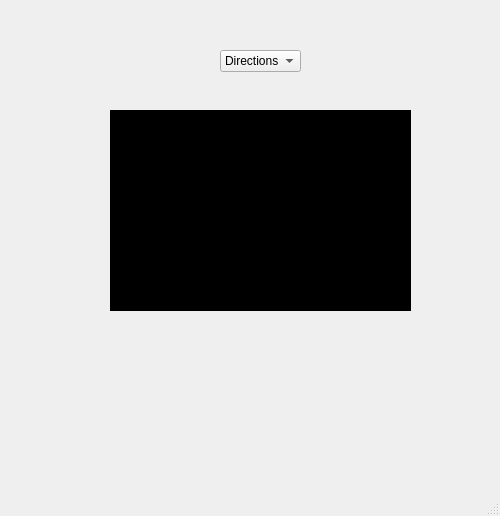
<?xml version="1.0" encoding="UTF-8"?>
<ui version="4.0">
 <class>ui_main</class>
 <widget class="QMainWindow" name="ui_main">
  <property name="geometry">
   <rect>
    <x>0</x>
    <y>0</y>
    <width>500</width>
    <height>516</height>
   </rect>
  </property>
  <property name="windowTitle">
   <string>sobel</string>
  </property>
  <widget class="QWidget" name="centralwidget">
   <widget class="QComboBox" name="comboBox">
    <property name="geometry">
     <rect>
      <x>220</x>
      <y>50</y>
      <width>81</width>
      <height>22</height>
     </rect>
    </property>
    <property name="editable">
     <bool>false</bool>
    </property>
    <property name="currentText">
     <string>Directions</string>
    </property>
    <item>
     <property name="text">
      <string>Directions</string>
     </property>
    </item>
    <item>
     <property name="text">
      <string>X</string>
     </property>
    </item>
    <item>
     <property name="text">
      <string>Y</string>
     </property>
    </item>
    <item>
     <property name="text">
      <string>XY</string>
     </property>
    </item>
   </widget>
   <widget class="QLabel" name="label_3">
    <property name="geometry">
     <rect>
      <x>110</x>
      <y>110</y>
      <width>301</width>
      <height>201</height>
     </rect>
    </property>
    <property name="styleSheet">
     <string notr="true">
background-color: rgb(0, 0, 0);</string>
    </property>
    <property name="text">
     <string/>
    </property>
   </widget>
  </widget>
  <widget class="QMenuBar" name="menubar">
   <property name="geometry">
    <rect>
     <x>0</x>
     <y>0</y>
     <width>500</width>
     <height>21</height>
    </rect>
   </property>
  </widget>
  <widget class="QStatusBar" name="statusbar"/>
 </widget>
 <resources/>
 <connections/>
</ui>
